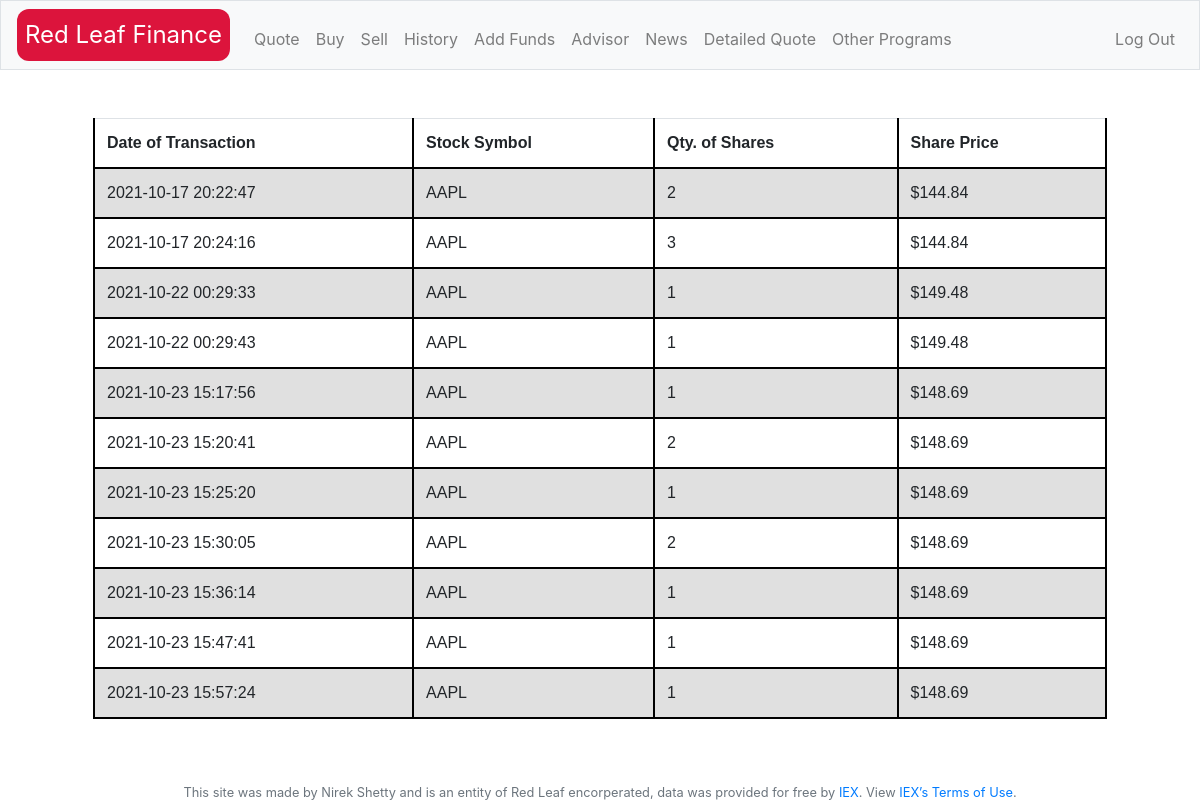
Page /history (signed in) on the committed database.
### tables this page shows
CREATE TABLE transactions ( stock TEXT, quantity INTEGER, price INTEGER, date TEXT,user_id INTEGER, FOREIGN KEY(user_id) REFERENCES users(id));

### application.py (the view)
@app.route("/history")
@login_required
def history():
    if request.method == "POST":
        port = db.execute("SELECT stock, quantity, price, date FROM transactions WHERE user_id=:id", id=session["user_id"])
        if not port:
            return apology("sorry you have no transactions on record")
    else:
        port = db.execute("SELECT stock, quantity, price, date FROM transactions WHERE user_id=:id", id=session["user_id"])
        return render_template("history.html", stocks = port)

### application.py (called while the page is built)
@app.after_request
def after_request(response):
    response.headers["Cache-Control"] = "no-cache, no-store, must-revalidate"
    response.headers["Expires"] = 0
    response.headers["Pragma"] = "no-cache"
    return response

### helpers.py (called while the page is built)
def login_required(f):
    @wraps(f)
    def decorated_function(*args, **kwargs):
        if session.get("user_id") is None:
            return redirect("/login")
        return f(*args, **kwargs)
    return decorated_function

def usd(value):
    return f"${value:,.2f}"

### templates/history.html (shortened to what this page needs)
{% extends "layout.html" %}
{% block main %}
    <div class="container">
        <table class="table">
            <tr>
                <th>Date of Transaction</th>
                <th>Stock Symbol</th>
                <th>Qty. of Shares</th>
                <th>Share Price</th>
            </tr>
            {% set i = 0 %}
            {% for stock in stocks %}
                <tr>
                    <td>{{ stock['date'] }}</td>
                    <td>{{ stock['stock'].upper() }}</td>
                    <td>{{ stock['quantity'] }}</td>
                    <td>{{ stock['price'] | usd }}</td>
                </tr>
            {% endfor %}
        </table>
    </div>
{% endblock %}

### templates/layout.html (shortened to what this page needs)
<!DOCTYPE html>
<html lang="en">
    <head>
        <link rel="stylesheet" href="https://cdn.jsdelivr.net/npm/bootstrap@4.5.3/dist/css/bootstrap.min.css">
        <link href="/static/styles.css" rel="stylesheet">
    </head>
    <body>
        <nav class="navbar navbar-expand-md navbar-light bg-light border">
            <a class="navbar-brand red " href="/"><span class="white">R</span><span class="white">e</span><span class="white">d</span> <span class="white"> Leaf Finance</span></a>
            <div class="collapse navbar-collapse" id="navbar">
                {% if session.user_id %}
                    <ul class="navbar-nav mr-auto mt-2">
                        <li class="nav-item "><a class="nav-link" href="/quote">Quote</a></li>
                        <li class="nav-item "><a class="nav-link" href="/buy">Buy</a></li>
                        <li class="nav-item "><a class="nav-link" href="/sell">Sell</a></li>
                        <li class="nav-item "><a class="nav-link" href="/history">History</a></li>
                        <li class="nav-item "><a class="nav-link" href="/AddFunds"> Add Funds</a></li>
                        <li class="nav-item "><a class="nav-link" href="/advisor">Advisor</a></li>
                        <li class="nav-item "><a class="nav-link" href="/news">News</a></li>
                        <li class="nav-item "><a class="nav-link" href="/dquote">Detailed Quote</a></li>
                        <li class="nav-item "><a class="nav-link" href="/other">Other Programs</a></li>
                        </ul>
                    <ul class="navbar-nav ml-auto mt-2">
                        <li class="nav-item"><a class="nav-link" href="/logout">Log Out</a></li>
                    </ul>
                {% else %}
                    <ul class="navbar-nav ml-auto mt-2">
                        <li class="nav-item"><a class="nav-link" href="/register">Register</a></li>
                        <li class="nav-item"><a class="nav-link" href="/login">Log In</a></li>
                    </ul>
                {% endif %}
            </div>
        </nav>
        <main class="container p-5">
            {% block main %}{% endblock %}
        </main>
        <footer class="small text-center text-muted">
            This site was made by Nirek Shetty and is an entity of Red Leaf encorperated, data was provided for free by <a href="https://iextrading.com/developer">IEX</a>. View <a href="https://iextrading.com/api-exhibit-a/">IEX’s Terms of Use</a>.
        </footer>
    </body>
</html>

### static/styles.css (style rules this page uses)
nav .navbar-brand { font-size: x-large; background-color: crimson; color: white; border-radius: 12px; display: inline-block; padding: 8px; }
nav .navbar-brand .white { color: white; }
main { overflow-x: auto; text-align: center; }
table { font-family: arial, sans-serif; border-collapse: collapse; width: 100%; }
td, th { border: 2px solid black; text-align: left; padding: 8px; }
tr:nth-child(even) { background-color: #E0E0E0; }

### rows in the picture
transactions: date "2021-10-17 20:22:47", stock "AAPL", quantity "2", price "$144.84"
transactions: date "2021-10-17 20:24:16", stock "AAPL", quantity "3", price "$144.84"
transactions: date "2021-10-22 00:29:33", stock "AAPL", quantity "1", price "$149.48"
transactions: date "2021-10-22 00:29:43", stock "AAPL", quantity "1", price "$149.48"
transactions: date "2021-10-23 15:17:56", stock "AAPL", quantity "1", price "$148.69"
transactions: date "2021-10-23 15:20:41", stock "AAPL", quantity "2", price "$148.69"
transactions: date "2021-10-23 15:25:20", stock "AAPL", quantity "1", price "$148.69"
transactions: date "2021-10-23 15:30:05", stock "AAPL", quantity "2", price "$148.69"
transactions: date "2021-10-23 15:36:14", stock "AAPL", quantity "1", price "$148.69"
transactions: date "2021-10-23 15:47:41", stock "AAPL", quantity "1", price "$148.69"
transactions: date "2021-10-23 15:57:24", stock "AAPL", quantity "1", price "$148.69"
